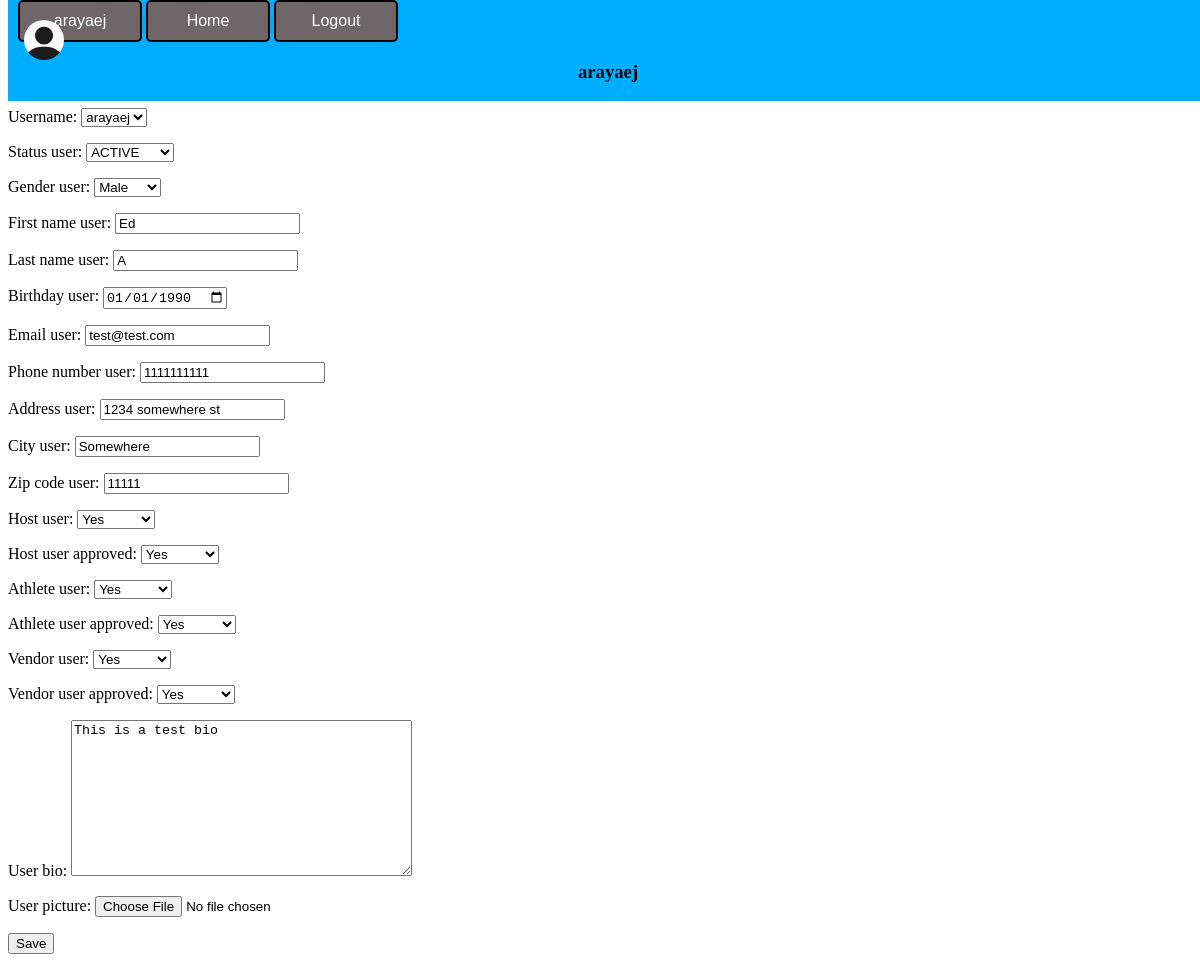
Page /profile/arayaej (signed in) on the committed database.
### PlanIFYWOD/models.py (models this page shows, shortened)
class UserAccount(models.Model):
    username = models.OneToOneField(User, null=True, on_delete=models.CASCADE, blank=True, db_column='username')
    user_id_number = models.AutoField(primary_key=True, unique=True)
    status_user = models.CharField(max_length=20, choices=STATUS, default='ACTIVE', null=False, blank=True)
    gender_user = models.CharField(max_length=15, choices=GENDERS, default='Male')
    date_joined_user = models.DateField(null=False, auto_now_add=True, blank=True)
    first_name_user = models.CharField(max_length=25, null=False, blank=True)
    last_name_user = models.CharField(max_length=25, null=False, blank=True)
    birthday_user = models.DateField(null=True, blank=True)
    email_user = models.EmailField(max_length=75, blank=True)
    phone_number_user = models.CharField(max_length=20, blank=True)
    address_user = models.CharField(max_length=100, blank=True)
    city_user = models.CharField(max_length=100, blank=True)
    zip_code_user = models.CharField(max_length=100, blank=True)
    host_user = models.BooleanField(null=True, blank=True)
    host_user_approved = models.BooleanField(null=True, blank=True, default=False)
    athlete_user = models.BooleanField(null=True, blank=True)
    athlete_user_approved = models.BooleanField(null=True, blank=True, default=False)
    vendor_user = models.BooleanField(null=True, blank=True)
    vendor_user_approved = models.BooleanField(null=True, blank=True, default=False)
    user_bio = models.TextField(null=True, max_length=250, blank=True)
    user_picture = models.ImageField(upload_to='profile_img/',null=True, blank=True)

### PlanIFYWOD/views.py (the view)
# urls.py: path('profile/<str:user>', views.userprofile, name='Profile'),
@login_required(login_url='SignIn')
def userprofile(request, user):
    usern = UserAccount.objects.get(username=request.user)
    profile = UserProfileForm(instance=usern)
    if request.method == 'POST':
        profile = UserProfileForm(request.POST, request.FILES, instance=usern)
        if profile.is_valid():
            profile.save()
    return render(request, 'PlanIFYweb/profile.html', {'pagename': request.user,'profile': profile})

### PlanIFYWOD/forms.py
class UserProfileForm(ModelForm):
    class Meta:
        model = UserAccount
        fields = '__all__'
        widgets = {
            'birthday_user' : DateIn(),
            'email_user' : forms.EmailInput()
        }

### PlanIFYWOD/templates/PlanIFYweb/profile.html (shortened to what this page needs)
{% extends 'PlanIFYweb/navbar.html' %}
{% load static %}
{% block content %}
<body>
    <div class="filler">
        <h1 class="filler-text">filler</h1>
    </div>
    <div class="user-profile-info" id="user-profile-info">
        <form class="user-profile-form" id="user-profile-form" method="post" enctype="multipart/form-data">
            {{profile.as_p}}
            <input type="submit" value="Save">
        </form>
    </div>
</body>
{% endblock %}

### PlanIFYWOD/templates/PlanIFYweb/navbar.html (shortened to what this page needs)
{% load static %}
<!DOCTYPE html>
<html>
    <head>
        <link rel="stylesheet" type="text/css" href="{% static '/css/main.css' %}">
    </head>
    {% if user.is_authenticated %}
        <div class="nav-bar">
            <a href="{% url 'Profile' user=user %}"><div class="dashboard-button">{{user}}</div></a>
                {% if profile_pic %}
                    <img src="media/{{ img }}" class="profile-pic" />
                {% else %}
                <img src="{% static '/media/images/generic_avatar.png'  %}" class="profile-pic" />
                {% endif %}
            <a href="{% url 'Home' %}"><div class="dashboard-button">Home</div></a>
            <a href="{% url 'SignOut' %}"><div class="dashboard-button">Logout</div></a>
            <center><h3>{{pagename}}</h3></center>
        </div>
    {% endif %}
    {% block content %}
    {% endblock%}
</html>

### PlanIFYweb/static/css/main.css (style rules this page uses)
div.nav-bar { background-color: rgb(0, 174, 255);; position:fixed; top: 0; width: 100%; overflow: hidden; z-index: 1; }
.profile-pic { position: absolute; left: 16px; top: 20px; width: 40px; height: 40px; border-radius: 50%; }
.filler { margin-top: 50px; }
.filler-text { color: white; }
.dashboard-button { color: white; position: relative; left: 10px; padding: 10px; width: 100px; border: 2px solid; border-radius: 5px; border-color: black; color: white; text-align: center; display: inline-block; background-color: rgb(111, 103, 103); font-family: Arial, Helvetica, sans-serif; }

### rows in the picture
UserAccount: status_user "ACTIVE", gender_user "Male", first_name_user "Ed", last_name_user "A", birthday_user "01/01/1990", email_user "test@test.com", phone_number_user "1111111111", address_user "1234 somewhere st", city_user "Somewhere", zip_code_user "11111", host_user "Yes", host_user_approved "Yes", athlete_user "Yes", athlete_user_approved "Yes", vendor_user "Yes", vendor_user_approved "Yes", user_bio "This is a test bio"

### other values in the picture
{{ user }} "arayaej"
{{ pagename }} "arayaej"
